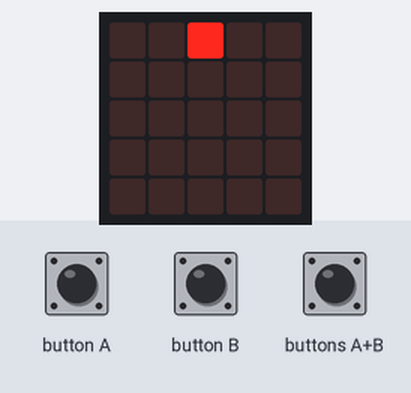
This program was run on a simulated BBC micro:bit (MakeCode). On the bench: the board's 5×5 LED display. The inputs (shaded band) are chosen by the test bench.

Above: at 1.2 s.
1.3 s: buttons A+B pressed for 0.15 s
At 4.0 s:
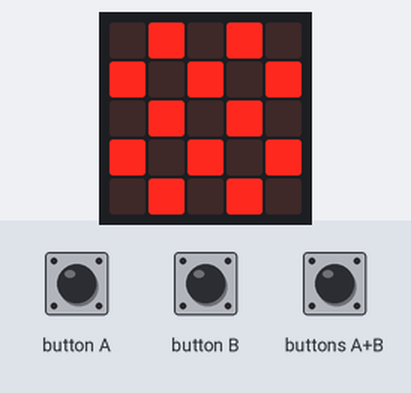
4.4 s: button A pressed for 0.15 s
At 4.6 s:
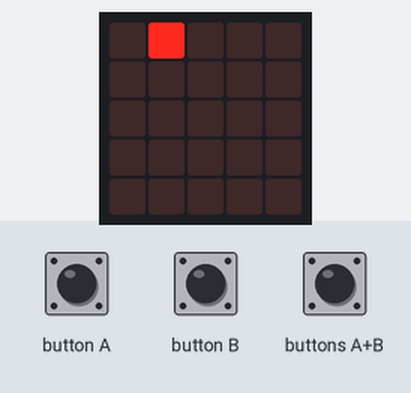
5.1 s: button A pressed for 0.15 s
At 7.5 s:
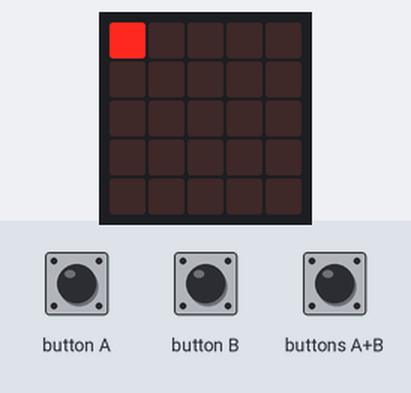
7.8 s: button B pressed for 0.15 s
At 8.8 s:
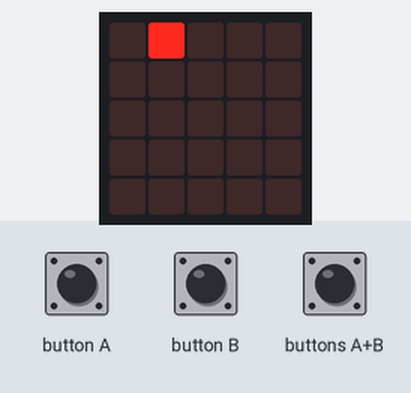
9.4 s: buttons A+B pressed for 1 s
At 12.9 s:
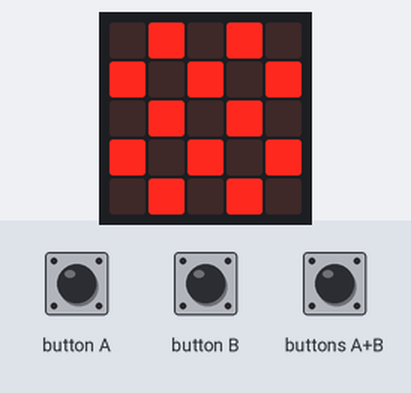
13.4 s: button B pressed 2 times (0.12 s each, 0.3 s apart)
At 16.3 s:
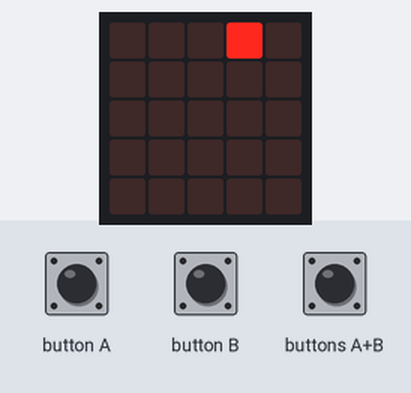
Timing chart, 0 to 17.8 s (numbered marks = the images above; inputs shaded):
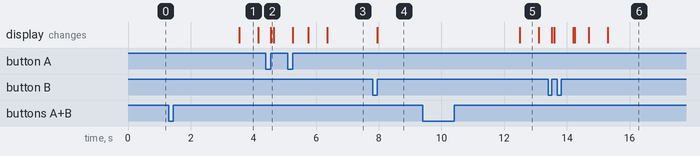

Measured:
- after the input at 1.3 s, the display: changes after 2.3 s (image 1)
- after the input at 4.4 s, the display: changes after 0.15 s (image 2)
- after the input at 5.1 s, the display: changes after 0.15 s (image 3)
- after the input at 7.8 s, the display: changes after 0.15 s (image 4)
- after the input at 9.4 s, the display: changes after 3.1 s (image 5)
- after the input at 13.4 s, the display: first changes after 0.12 s (image 6 shows a later state)
- what the display in image 1 shows lasts 0.6 s, from 3.6 s to 4.2 s

The program:

main.ts
```typescript
input.onButtonPressed(Button.A, function () {
    bomba.move(-1)
})
input.onButtonPressed(Button.AB, function () {
    for (let index = 0; index < 4; index++) {
        bomba.change(LedSpriteProperty.Y, 0.25)
        basic.pause(500)
    }
    if (4 > 0) {
        basic.pause(100)
        basic.showIcon(IconNames.Chessboard)
        basic.pause(500)
        basic.showIcon(IconNames.Diamond)
        basic.pause(500)
        basic.showIcon(IconNames.SmallDiamond)
    }
})
input.onButtonPressed(Button.B, function () {
    bomba.move(1)
})
let bomba: game.LedSprite = null
bomba = game.createSprite(2, 0)
basic.forever(function () {

})
```

test.ts
```typescript
// aquí va el archivo "tests"; esto no se compilará cuando este paquete se utilice como una extensión.
```
